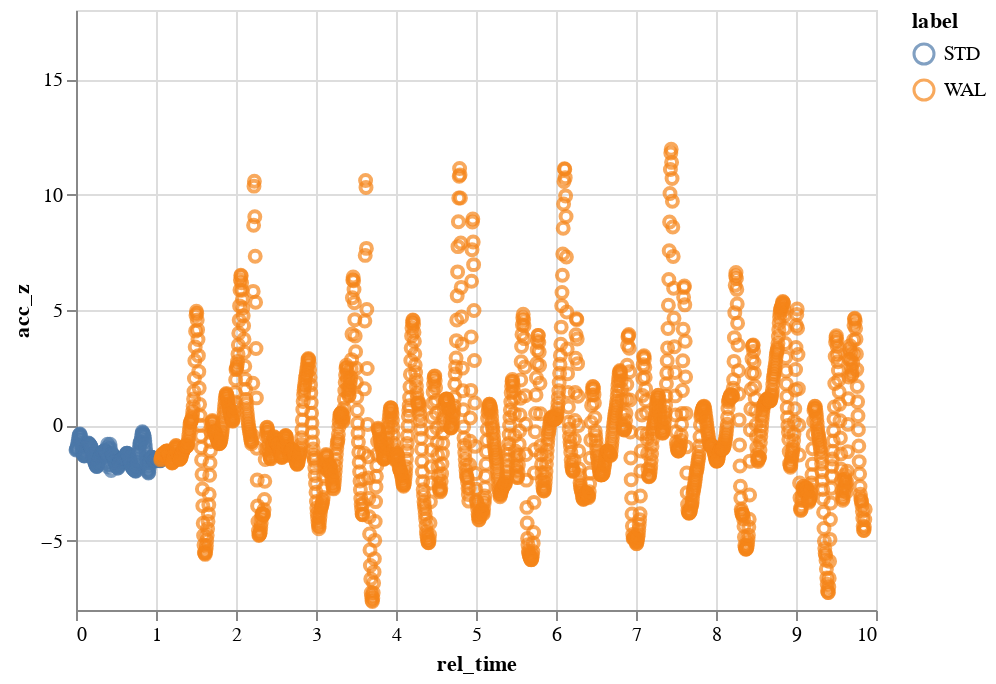

The notebook cell this image was saved under:
### Code cell
alt.Chart(data2[:1974]).mark_point().encode(alt.X('rel_time:Q'), alt.Y('acc_z:Q', scale=alt.Scale(domain=[--6, 18])), color='label:N')

### Figure 1 — Vega-Lite specification as saved in the notebook (floating-point values rounded to 4 significant figures; data arrays with more than 128 entries replaced by an {"elided": "..."} marker saying what was removed)
{"config": {"view": {"continuousWidth": 400, "continuousHeight": 300}}, "data": {"name": "data-f27d0b9344e77f3429c3d19235791598"}, "mark": "point", "encoding": {"color": {"type": "nominal", "field": "label"}, "x": {"type": "quantitative", "field": "rel_time"}, "y": {"type": "quantitative", "field": "acc_z", "scale": {"domain": [-8, 18]}}}, "$schema": "https://vega.github.io/schema/vega-lite/v4.8.1.json", "datasets": {"data-f27d0b9344e77f3429c3d19235791598": {"elided": "1974 records"}}}
